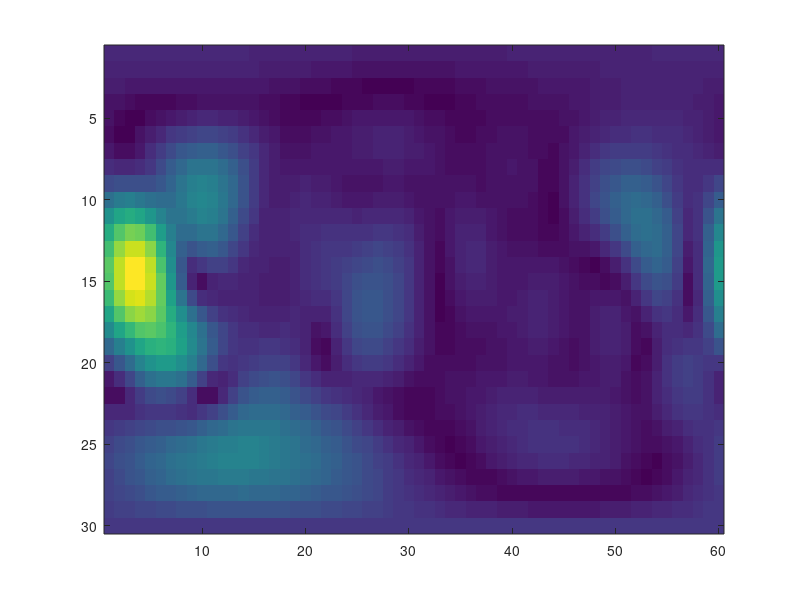

This chart was generated by the following MATLAB code:
clear all
clc
close all


load('Loc1.mat');

bandwidth = 20e6;
bandwidth_measure = 200e6;
step = 201;
start_freq = 2.6e6;
stop_freq = 2.8e6;

pos_step=0.03;

step_20mhz = (step-1)*bandwidth/bandwidth_measure;
%data_20mhz = data{1}{1}{1}{1,1}{1,1}{1,1}(100-step_20mhz/2:100+step_20mhz/2);

%% Beamformer

freq = 2.7e9;
lambda = 3e8/freq;

theta_step=30;
phi_step=60;

%Calcul de B(i,theta,phi)
tap = length(data{1}{1}{1}{1}{1}{1}(:));
h = zeros(6*6*6,tap);

i = 1;
for x=1:6
    for y=1:6
        for z=1:6
            for theta=1:theta_step
                for phi=1:phi_step
                    
                    t = theta/theta_step*pi;
                    p = 2*pi*phi/phi_step;
                    
                    B(i,theta,phi) = exp(1i*2*pi/lambda*(pos_step*x*sin(t)*cos(p)+pos_step*y*sin(t)*sin(p)+pos_step*z*cos(t)));
                end
            end
            
            h(i,:) = ifft(data{x}{y}{z}{1}{1}{1}(:));
            
            i = i + 1;
        end
    end
end

a = zeros(tap,theta_step,phi_step);

for p=1:phi_step
    a(:,:,p) = (h.')*B(:,:,p);
end

a = a/(6*6*6);

for k=1:201
    c=reshape(a(k,:,:),theta_step,phi_step);
    imagesc(abs(c));
    pause(1/3);
    
end
